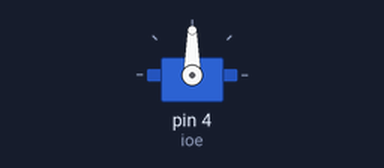
This sketch was run on a simulated Arduino Uno, built with avr-gcc and run on an emulated ATmega328P. On the bench: servo.

Above: at 0.05 s.
At 4.0 s:
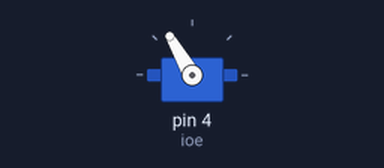
Timing chart, 0 to 5.2 s (numbered marks = the images above):
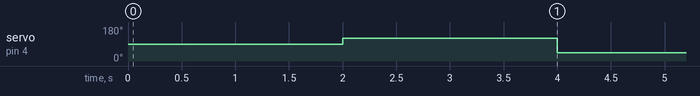

The sketch:

servoMotor.ino
```cpp
#include <Servo.h>
 Servo ioe;
 int trig =2;
 int echo = 3;
 int tiempo;
 int distancia;

void setup() {
  // put your setup code here, to run once:
  pinMode(trig, OUTPUT);
   pinMode(echo, OUTPUT);
   ioe.attach(4);


}

void loop() {
  // put your main code here, to run repeatedly:
  digitalWrite(trig, HIGH);
  delay(500);
  digitalWrite(trig, LOW);
  tiempo = pulseIn(echo, HIGH);
  distancia = tiempo/58.2;
  delay(500);
  {
    if(distancia <= 10)
    (ioe.write(120));
    delay(2000);
  }
  {
  if(distancia > 10);
  ioe.write(45);
  }

}
```

Measured:
- by itself, servo on pin 4 (ioe): alternates 120° for 2.0 s and 45° for 2.0 s
